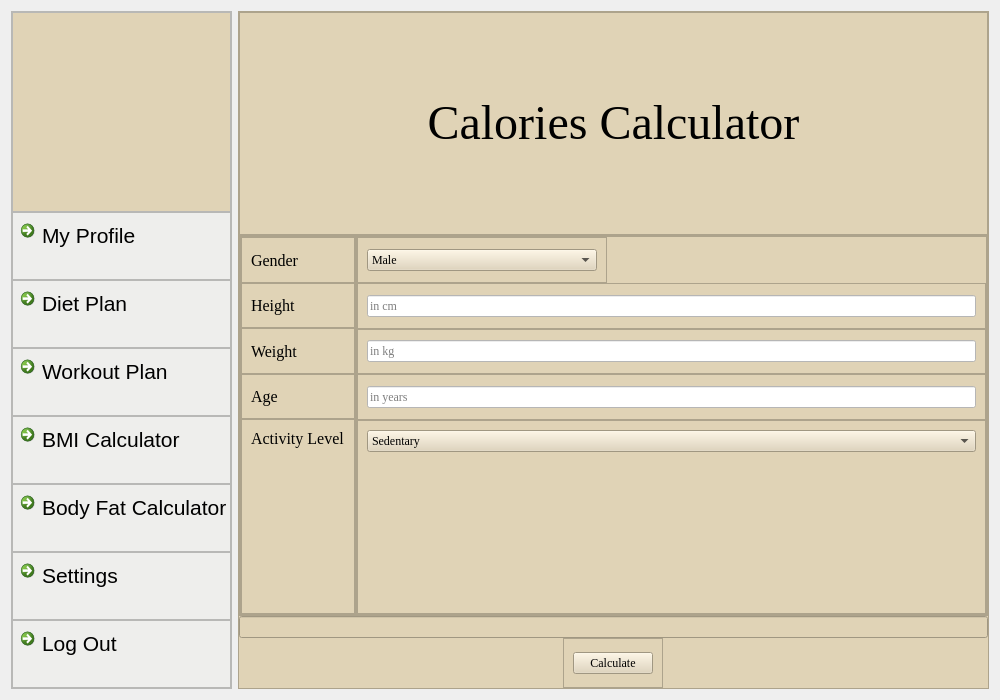
<?xml version="1.0" encoding="UTF-8"?>
<ui version="4.0">
 <class>caloriecalculator</class>
 <widget class="QDialog" name="caloriecalculator">
  <property name="geometry">
   <rect>
    <x>0</x>
    <y>0</y>
    <width>1000</width>
    <height>700</height>
   </rect>
  </property>
  <property name="windowTitle">
   <string>Dialog</string>
  </property>
  <layout class="QHBoxLayout" name="horizontalLayout">
   <item>
    <widget class="QFrame" name="frame">
     <property name="maximumSize">
      <size>
       <width>250</width>
       <height>16777215</height>
      </size>
     </property>
     <property name="styleSheet">
      <string notr="true">QMainWindow {background: #e0d3b6;}
QWidget {background: #e0d3b6;}
QFrame {background: rgb(238, 238, 236);}
QCommandLinkButton  {background:#e0d3b6;}
QLabel {background: #e0d3b6;}
QLineEdit {font: #161514;}




</string>
     </property>
     <property name="frameShape">
      <enum>QFrame::StyledPanel</enum>
     </property>
     <property name="frameShadow">
      <enum>QFrame::Raised</enum>
     </property>
     <layout class="QVBoxLayout" name="verticalLayout">
      <property name="spacing">
       <number>0</number>
      </property>
      <property name="leftMargin">
       <number>0</number>
      </property>
      <property name="topMargin">
       <number>0</number>
      </property>
      <property name="rightMargin">
       <number>0</number>
      </property>
      <property name="bottomMargin">
       <number>0</number>
      </property>
      <item>
       <widget class="QFrame" name="frame_3">
        <property name="minimumSize">
         <size>
          <width>0</width>
          <height>200</height>
         </size>
        </property>
        <property name="maximumSize">
         <size>
          <width>16777215</width>
          <height>16777215</height>
         </size>
        </property>
        <property name="frameShape">
         <enum>QFrame::StyledPanel</enum>
        </property>
        <property name="frameShadow">
         <enum>QFrame::Raised</enum>
        </property>
        <layout class="QVBoxLayout" name="verticalLayout_9">
         <property name="spacing">
          <number>0</number>
         </property>
         <property name="leftMargin">
          <number>0</number>
         </property>
         <property name="topMargin">
          <number>0</number>
         </property>
         <property name="rightMargin">
          <number>0</number>
         </property>
         <property name="bottomMargin">
          <number>0</number>
         </property>
         <item>
          <widget class="QLabel" name="label_pix">
           <property name="maximumSize">
            <size>
             <width>16777215</width>
             <height>220</height>
            </size>
           </property>
           <property name="text">
            <string/>
           </property>
           <property name="pixmap">
            <pixmap resource="image.qrc">:/img/logo</pixmap>
           </property>
           <property name="scaledContents">
            <bool>true</bool>
           </property>
          </widget>
         </item>
        </layout>
       </widget>
      </item>
      <item>
       <widget class="QFrame" name="frame_4">
        <property name="frameShape">
         <enum>QFrame::StyledPanel</enum>
        </property>
        <property name="frameShadow">
         <enum>QFrame::Raised</enum>
        </property>
        <layout class="QVBoxLayout" name="verticalLayout_2">
         <property name="spacing">
          <number>0</number>
         </property>
         <property name="leftMargin">
          <number>0</number>
         </property>
         <property name="topMargin">
          <number>0</number>
         </property>
         <property name="rightMargin">
          <number>0</number>
         </property>
         <property name="bottomMargin">
          <number>0</number>
         </property>
         <item>
          <widget class="QCommandLinkButton" name="commandLinkButton_4">
           <property name="font">
            <font>
             <family>Segoe UI</family>
             <pointsize>16</pointsize>
             <bold>false</bold>
            </font>
           </property>
           <property name="text">
            <string>My Profile</string>
           </property>
          </widget>
         </item>
        </layout>
       </widget>
      </item>
      <item>
       <widget class="QFrame" name="frame_5">
        <property name="frameShape">
         <enum>QFrame::StyledPanel</enum>
        </property>
        <property name="frameShadow">
         <enum>QFrame::Raised</enum>
        </property>
        <layout class="QVBoxLayout" name="verticalLayout_3">
         <property name="spacing">
          <number>0</number>
         </property>
         <property name="leftMargin">
          <number>0</number>
         </property>
         <property name="topMargin">
          <number>0</number>
         </property>
         <property name="rightMargin">
          <number>0</number>
         </property>
         <property name="bottomMargin">
          <number>0</number>
         </property>
         <item>
          <widget class="QCommandLinkButton" name="commandLinkButton_9">
           <property name="font">
            <font>
             <family>Segoe UI</family>
             <pointsize>16</pointsize>
             <bold>false</bold>
            </font>
           </property>
           <property name="text">
            <string>Diet Plan</string>
           </property>
          </widget>
         </item>
        </layout>
       </widget>
      </item>
      <item>
       <widget class="QFrame" name="frame_6">
        <property name="frameShape">
         <enum>QFrame::StyledPanel</enum>
        </property>
        <property name="frameShadow">
         <enum>QFrame::Raised</enum>
        </property>
        <layout class="QVBoxLayout" name="verticalLayout_4">
         <property name="spacing">
          <number>0</number>
         </property>
         <property name="leftMargin">
          <number>0</number>
         </property>
         <property name="topMargin">
          <number>0</number>
         </property>
         <property name="rightMargin">
          <number>0</number>
         </property>
         <property name="bottomMargin">
          <number>0</number>
         </property>
         <item>
          <widget class="QCommandLinkButton" name="commandLinkButton_10">
           <property name="font">
            <font>
             <family>Segoe UI</family>
             <pointsize>16</pointsize>
             <bold>false</bold>
            </font>
           </property>
           <property name="text">
            <string>Workout Plan</string>
           </property>
          </widget>
         </item>
        </layout>
       </widget>
      </item>
      <item>
       <widget class="QFrame" name="frame_7">
        <property name="frameShape">
         <enum>QFrame::StyledPanel</enum>
        </property>
        <property name="frameShadow">
         <enum>QFrame::Raised</enum>
        </property>
        <layout class="QVBoxLayout" name="verticalLayout_5">
         <property name="spacing">
          <number>0</number>
         </property>
         <property name="leftMargin">
          <number>0</number>
         </property>
         <property name="topMargin">
          <number>0</number>
         </property>
         <property name="rightMargin">
          <number>0</number>
         </property>
         <property name="bottomMargin">
          <number>0</number>
         </property>
         <item>
          <widget class="QCommandLinkButton" name="commandLinkButton_11">
           <property name="font">
            <font>
             <family>Segoe UI</family>
             <pointsize>16</pointsize>
             <bold>false</bold>
            </font>
           </property>
           <property name="text">
            <string>BMI Calculator</string>
           </property>
          </widget>
         </item>
        </layout>
       </widget>
      </item>
      <item>
       <widget class="QFrame" name="frame_8">
        <property name="frameShape">
         <enum>QFrame::StyledPanel</enum>
        </property>
        <property name="frameShadow">
         <enum>QFrame::Raised</enum>
        </property>
        <layout class="QVBoxLayout" name="verticalLayout_6">
         <property name="spacing">
          <number>0</number>
         </property>
         <property name="leftMargin">
          <number>0</number>
         </property>
         <property name="topMargin">
          <number>0</number>
         </property>
         <property name="rightMargin">
          <number>0</number>
         </property>
         <property name="bottomMargin">
          <number>0</number>
         </property>
         <item>
          <widget class="QCommandLinkButton" name="commandLinkButton_12">
           <property name="font">
            <font>
             <family>Segoe UI</family>
             <pointsize>16</pointsize>
             <bold>false</bold>
            </font>
           </property>
           <property name="text">
            <string>Body Fat Calculator</string>
           </property>
          </widget>
         </item>
        </layout>
       </widget>
      </item>
      <item>
       <widget class="QFrame" name="frame_9">
        <property name="frameShape">
         <enum>QFrame::StyledPanel</enum>
        </property>
        <property name="frameShadow">
         <enum>QFrame::Raised</enum>
        </property>
        <layout class="QVBoxLayout" name="verticalLayout_7">
         <property name="spacing">
          <number>0</number>
         </property>
         <property name="leftMargin">
          <number>0</number>
         </property>
         <property name="topMargin">
          <number>0</number>
         </property>
         <property name="rightMargin">
          <number>0</number>
         </property>
         <property name="bottomMargin">
          <number>0</number>
         </property>
         <item>
          <widget class="QCommandLinkButton" name="commandLinkButton_13">
           <property name="font">
            <font>
             <family>Segoe UI</family>
             <pointsize>16</pointsize>
             <bold>false</bold>
            </font>
           </property>
           <property name="text">
            <string>Settings</string>
           </property>
          </widget>
         </item>
        </layout>
       </widget>
      </item>
      <item>
       <widget class="QFrame" name="frame_10">
        <property name="frameShape">
         <enum>QFrame::StyledPanel</enum>
        </property>
        <property name="frameShadow">
         <enum>QFrame::Raised</enum>
        </property>
        <layout class="QVBoxLayout" name="verticalLayout_8">
         <property name="spacing">
          <number>0</number>
         </property>
         <property name="leftMargin">
          <number>0</number>
         </property>
         <property name="topMargin">
          <number>0</number>
         </property>
         <property name="rightMargin">
          <number>0</number>
         </property>
         <property name="bottomMargin">
          <number>0</number>
         </property>
         <item>
          <widget class="QCommandLinkButton" name="commandLinkButton_14">
           <property name="font">
            <font>
             <family>Segoe UI</family>
             <pointsize>16</pointsize>
             <bold>false</bold>
            </font>
           </property>
           <property name="text">
            <string>Log Out</string>
           </property>
          </widget>
         </item>
        </layout>
       </widget>
      </item>
     </layout>
    </widget>
   </item>
   <item>
    <widget class="QFrame" name="frame_2">
     <property name="minimumSize">
      <size>
       <width>0</width>
       <height>0</height>
      </size>
     </property>
     <property name="maximumSize">
      <size>
       <width>16777215</width>
       <height>16777215</height>
      </size>
     </property>
     <property name="styleSheet">
      <string notr="true">QMainWindow {background: #e0d3b6;}
QWidget {background: #e0d3b6;}
QFrame {background: #e0d3b6;}
QCommandLinkButton  {background:#e0d3b6;}
QLabel {background: #e0d3b6;}
QLineEdit {font: #161514;}




</string>
     </property>
     <property name="frameShape">
      <enum>QFrame::StyledPanel</enum>
     </property>
     <property name="frameShadow">
      <enum>QFrame::Raised</enum>
     </property>
     <layout class="QVBoxLayout" name="verticalLayout_10">
      <property name="spacing">
       <number>0</number>
      </property>
      <property name="leftMargin">
       <number>0</number>
      </property>
      <property name="topMargin">
       <number>0</number>
      </property>
      <property name="rightMargin">
       <number>0</number>
      </property>
      <property name="bottomMargin">
       <number>0</number>
      </property>
      <item>
       <widget class="QFrame" name="frame_11">
        <property name="minimumSize">
         <size>
          <width>0</width>
          <height>0</height>
         </size>
        </property>
        <property name="maximumSize">
         <size>
          <width>16777215</width>
          <height>223</height>
         </size>
        </property>
        <property name="frameShape">
         <enum>QFrame::StyledPanel</enum>
        </property>
        <property name="frameShadow">
         <enum>QFrame::Raised</enum>
        </property>
        <layout class="QHBoxLayout" name="horizontalLayout_2">
         <property name="leftMargin">
          <number>0</number>
         </property>
         <property name="topMargin">
          <number>0</number>
         </property>
         <property name="rightMargin">
          <number>0</number>
         </property>
         <property name="bottomMargin">
          <number>0</number>
         </property>
         <item>
          <widget class="QLabel" name="label">
           <property name="minimumSize">
            <size>
             <width>0</width>
             <height>0</height>
            </size>
           </property>
           <property name="maximumSize">
            <size>
             <width>16777215</width>
             <height>223</height>
            </size>
           </property>
           <property name="font">
            <font>
             <family>Times New Roman</family>
             <pointsize>18</pointsize>
            </font>
           </property>
           <property name="text">
            <string>&lt;html&gt;&lt;head/&gt;&lt;body&gt;&lt;p align=&quot;center&quot;&gt;&lt;span style=&quot; font-size:36pt;&quot;&gt;Calories Calculator&lt;/span&gt;&lt;/p&gt;&lt;/body&gt;&lt;/html&gt;</string>
           </property>
          </widget>
         </item>
        </layout>
       </widget>
      </item>
      <item>
       <widget class="QFrame" name="frame_14">
        <property name="minimumSize">
         <size>
          <width>0</width>
          <height>0</height>
         </size>
        </property>
        <property name="frameShape">
         <enum>QFrame::StyledPanel</enum>
        </property>
        <property name="frameShadow">
         <enum>QFrame::Raised</enum>
        </property>
        <layout class="QHBoxLayout" name="horizontalLayout_3">
         <property name="spacing">
          <number>0</number>
         </property>
         <property name="leftMargin">
          <number>0</number>
         </property>
         <property name="topMargin">
          <number>0</number>
         </property>
         <property name="rightMargin">
          <number>0</number>
         </property>
         <property name="bottomMargin">
          <number>0</number>
         </property>
         <item>
          <widget class="QFrame" name="frame_13">
           <property name="minimumSize">
            <size>
             <width>0</width>
             <height>0</height>
            </size>
           </property>
           <property name="maximumSize">
            <size>
             <width>16777215</width>
             <height>16777215</height>
            </size>
           </property>
           <property name="frameShape">
            <enum>QFrame::StyledPanel</enum>
           </property>
           <property name="frameShadow">
            <enum>QFrame::Raised</enum>
           </property>
           <layout class="QVBoxLayout" name="verticalLayout_11">
            <property name="spacing">
             <number>0</number>
            </property>
            <property name="leftMargin">
             <number>0</number>
            </property>
            <property name="topMargin">
             <number>0</number>
            </property>
            <property name="rightMargin">
             <number>0</number>
            </property>
            <property name="bottomMargin">
             <number>0</number>
            </property>
            <item>
             <widget class="QFrame" name="frame_15">
              <property name="minimumSize">
               <size>
                <width>0</width>
                <height>0</height>
               </size>
              </property>
              <property name="frameShape">
               <enum>QFrame::StyledPanel</enum>
              </property>
              <property name="frameShadow">
               <enum>QFrame::Raised</enum>
              </property>
              <layout class="QHBoxLayout" name="horizontalLayout_4">
               <item>
                <widget class="QLabel" name="label_2">
                 <property name="minimumSize">
                  <size>
                   <width>0</width>
                   <height>0</height>
                  </size>
                 </property>
                 <property name="font">
                  <font>
                   <family>Times New Roman</family>
                   <pointsize>12</pointsize>
                  </font>
                 </property>
                 <property name="text">
                  <string>Gender</string>
                 </property>
                </widget>
               </item>
              </layout>
             </widget>
            </item>
            <item>
             <widget class="QFrame" name="frame_19">
              <property name="minimumSize">
               <size>
                <width>0</width>
                <height>0</height>
               </size>
              </property>
              <property name="frameShape">
               <enum>QFrame::StyledPanel</enum>
              </property>
              <property name="frameShadow">
               <enum>QFrame::Raised</enum>
              </property>
              <layout class="QHBoxLayout" name="horizontalLayout_5">
               <item>
                <widget class="QLabel" name="label_3">
                 <property name="minimumSize">
                  <size>
                   <width>0</width>
                   <height>0</height>
                  </size>
                 </property>
                 <property name="font">
                  <font>
                   <family>Times New Roman</family>
                   <pointsize>12</pointsize>
                  </font>
                 </property>
                 <property name="text">
                  <string>Height</string>
                 </property>
                </widget>
               </item>
              </layout>
             </widget>
            </item>
            <item>
             <widget class="QFrame" name="frame_16">
              <property name="minimumSize">
               <size>
                <width>0</width>
                <height>0</height>
               </size>
              </property>
              <property name="frameShape">
               <enum>QFrame::StyledPanel</enum>
              </property>
              <property name="frameShadow">
               <enum>QFrame::Raised</enum>
              </property>
              <layout class="QHBoxLayout" name="horizontalLayout_6">
               <item>
                <widget class="QLabel" name="label_4">
                 <property name="minimumSize">
                  <size>
                   <width>0</width>
                   <height>0</height>
                  </size>
                 </property>
                 <property name="font">
                  <font>
                   <family>Times New Roman</family>
                   <pointsize>12</pointsize>
                  </font>
                 </property>
                 <property name="text">
                  <string>Weight</string>
                 </property>
                </widget>
               </item>
              </layout>
             </widget>
            </item>
            <item>
             <widget class="QFrame" name="frame_17">
              <property name="minimumSize">
               <size>
                <width>0</width>
                <height>0</height>
               </size>
              </property>
              <property name="frameShape">
               <enum>QFrame::StyledPanel</enum>
              </property>
              <property name="frameShadow">
               <enum>QFrame::Raised</enum>
              </property>
              <layout class="QHBoxLayout" name="horizontalLayout_7">
               <item>
                <widget class="QLabel" name="label_5">
                 <property name="minimumSize">
                  <size>
                   <width>0</width>
                   <height>0</height>
                  </size>
                 </property>
                 <property name="font">
                  <font>
                   <family>Times New Roman</family>
                   <pointsize>12</pointsize>
                  </font>
                 </property>
                 <property name="text">
                  <string>Age</string>
                 </property>
                </widget>
               </item>
              </layout>
             </widget>
            </item>
            <item alignment="Qt::AlignTop">
             <widget class="QFrame" name="frame_18">
              <property name="minimumSize">
               <size>
                <width>0</width>
                <height>195</height>
               </size>
              </property>
              <property name="frameShape">
               <enum>QFrame::StyledPanel</enum>
              </property>
              <property name="frameShadow">
               <enum>QFrame::Raised</enum>
              </property>
              <layout class="QHBoxLayout" name="horizontalLayout_12">
               <item alignment="Qt::AlignTop">
                <widget class="QLabel" name="label_6">
                 <property name="minimumSize">
                  <size>
                   <width>0</width>
                   <height>0</height>
                  </size>
                 </property>
                 <property name="font">
                  <font>
                   <family>Times New Roman</family>
                   <pointsize>12</pointsize>
                  </font>
                 </property>
                 <property name="text">
                  <string>Activity Level</string>
                 </property>
                </widget>
               </item>
              </layout>
             </widget>
            </item>
           </layout>
          </widget>
         </item>
         <item>
          <widget class="QFrame" name="frame_12">
           <property name="minimumSize">
            <size>
             <width>0</width>
             <height>0</height>
            </size>
           </property>
           <property name="maximumSize">
            <size>
             <width>16777215</width>
             <height>16777215</height>
            </size>
           </property>
           <property name="frameShape">
            <enum>QFrame::StyledPanel</enum>
           </property>
           <property name="frameShadow">
            <enum>QFrame::Raised</enum>
           </property>
           <layout class="QVBoxLayout" name="verticalLayout_12">
            <property name="spacing">
             <number>0</number>
            </property>
            <property name="leftMargin">
             <number>0</number>
            </property>
            <property name="topMargin">
             <number>0</number>
            </property>
            <property name="rightMargin">
             <number>0</number>
            </property>
            <property name="bottomMargin">
             <number>0</number>
            </property>
            <item alignment="Qt::AlignLeft">
             <widget class="QFrame" name="frame_24">
              <property name="minimumSize">
               <size>
                <width>250</width>
                <height>0</height>
               </size>
              </property>
              <property name="font">
               <font>
                <family>Times New Roman</family>
               </font>
              </property>
              <property name="frameShape">
               <enum>QFrame::StyledPanel</enum>
              </property>
              <property name="frameShadow">
               <enum>QFrame::Raised</enum>
              </property>
              <layout class="QHBoxLayout" name="horizontalLayout_8">
               <item>
                <widget class="QComboBox" name="gender">
                 <property name="font">
                  <font>
                   <family>Times New Roman</family>
                  </font>
                 </property>
                 <property name="styleSheet">
                  <string notr="true">QMainWindow {background: #e0d3b6;}
QWidget {background: #e0d3b6;}
QFrame {background: #e0d3b6;}
QCommandLinkButton  {background:#e0d3b6;}
QLabel {background: #e0d3b6;}
QLineEdit {font: #161514;}
QLineEdit {background: #ffffff;}QComboBox{background:#ffffff};</string>
                 </property>
                 <item>
                  <property name="text">
                   <string>Male</string>
                  </property>
                 </item>
                 <item>
                  <property name="text">
                   <string>Female</string>
                  </property>
                 </item>
                 <item>
                  <property name="text">
                   <string>Others</string>
                  </property>
                 </item>
                </widget>
               </item>
              </layout>
             </widget>
            </item>
            <item>
             <widget class="QFrame" name="frame_20">
              <property name="minimumSize">
               <size>
                <width>0</width>
                <height>0</height>
               </size>
              </property>
              <property name="frameShape">
               <enum>QFrame::StyledPanel</enum>
              </property>
              <property name="frameShadow">
               <enum>QFrame::Raised</enum>
              </property>
              <layout class="QHBoxLayout" name="horizontalLayout_9">
               <item>
                <widget class="QLineEdit" name="height_input">
                 <property name="minimumSize">
                  <size>
                   <width>0</width>
                   <height>0</height>
                  </size>
                 </property>
                 <property name="font">
                  <font>
                   <family>Times New Roman</family>
                   <italic>false</italic>
                   <bold>false</bold>
                  </font>
                 </property>
                 <property name="styleSheet">
                  <string notr="true">QMainWindow {background: #e0d3b6;}
QWidget {background: #e0d3b6;}
QFrame {background: #e0d3b6;}
QCommandLinkButton  {background:#e0d3b6;}
QLabel {background: #e0d3b6;}
QLineEdit {font: #161514;}
QLineEdit {background: #ffffff;}



</string>
                 </property>
                 <property name="placeholderText">
                  <string>in cm</string>
                 </property>
                </widget>
               </item>
              </layout>
             </widget>
            </item>
            <item>
             <widget class="QFrame" name="frame_23">
              <property name="minimumSize">
               <size>
                <width>0</width>
                <height>0</height>
               </size>
              </property>
              <property name="frameShape">
               <enum>QFrame::StyledPanel</enum>
              </property>
              <property name="frameShadow">
               <enum>QFrame::Raised</enum>
              </property>
              <layout class="QHBoxLayout" name="horizontalLayout_10">
               <item>
                <widget class="QLineEdit" name="weight_input">
                 <property name="minimumSize">
                  <size>
                   <width>0</width>
                   <height>0</height>
                  </size>
                 </property>
                 <property name="font">
                  <font>
                   <family>Times New Roman</family>
                   <italic>false</italic>
                   <bold>false</bold>
                  </font>
                 </property>
                 <property name="styleSheet">
                  <string notr="true">QMainWindow {background: #e0d3b6;}
QWidget {background: #e0d3b6;}
QFrame {background: #e0d3b6;}
QCommandLinkButton  {background:#e0d3b6;}
QLabel {background: #e0d3b6;}
QLineEdit {font: #161514;}
QLineEdit {background: #ffffff;}



</string>
                 </property>
                 <property name="placeholderText">
                  <string>in kg</string>
                 </property>
                </widget>
               </item>
              </layout>
             </widget>
            </item>
            <item>
             <widget class="QFrame" name="frame_22">
              <property name="minimumSize">
               <size>
                <width>0</width>
                <height>0</height>
               </size>
              </property>
              <property name="frameShape">
               <enum>QFrame::StyledPanel</enum>
              </property>
              <property name="frameShadow">
               <enum>QFrame::Raised</enum>
              </property>
              <layout class="QHBoxLayout" name="horizontalLayout_11">
               <item>
                <widget class="QLineEdit" name="age_input">
                 <property name="minimumSize">
                  <size>
                   <width>0</width>
                   <height>0</height>
                  </size>
                 </property>
                 <property name="font">
                  <font>
                   <family>Times New Roman</family>
                   <italic>false</italic>
                   <bold>false</bold>
                  </font>
                 </property>
                 <property name="styleSheet">
                  <string notr="true">QMainWindow {background: #e0d3b6;}
QWidget {background: #e0d3b6;}
QFrame {background: #e0d3b6;}
QCommandLinkButton  {background:#e0d3b6;}
QLabel {background: #e0d3b6;}
QLineEdit {font: #161514;}
QLineEdit {background: #ffffff;}



</string>
                 </property>
                 <property name="placeholderText">
                  <string>in years</string>
                 </property>
                </widget>
               </item>
              </layout>
             </widget>
            </item>
            <item alignment="Qt::AlignTop">
             <widget class="QFrame" name="frame_21">
              <property name="minimumSize">
               <size>
                <width>0</width>
                <height>194</height>
               </size>
              </property>
              <property name="frameShape">
               <enum>QFrame::StyledPanel</enum>
              </property>
              <property name="frameShadow">
               <enum>QFrame::Raised</enum>
              </property>
              <layout class="QVBoxLayout" name="verticalLayout_13">
               <item>
                <widget class="QComboBox" name="activitylevel_input">
                 <property name="font">
                  <font>
                   <family>Times New Roman</family>
                  </font>
                 </property>
                 <property name="styleSheet">
                  <string notr="true">QComboBox{background:#ffffff};</string>
                 </property>
                 <item>
                  <property name="text">
                   <string>Sedentary</string>
                  </property>
                 </item>
                 <item>
                  <property name="text">
                   <string>Light</string>
                  </property>
                 </item>
                 <item>
                  <property name="text">
                   <string>Moderate</string>
                  </property>
                 </item>
                 <item>
                  <property name="text">
                   <string>Active</string>
                  </property>
                 </item>
                 <item>
                  <property name="text">
                   <string>Very Active</string>
                  </property>
                 </item>
                 <item>
                  <property name="text">
                   <string>Extra Active</string>
                  </property>
                 </item>
                </widget>
               </item>
               <item>
                <spacer name="verticalSpacer">
                 <property name="orientation">
                  <enum>Qt::Vertical</enum>
                 </property>
                 <property name="sizeHint" stdset="0">
                  <size>
                   <width>20</width>
                   <height>40</height>
                  </size>
                 </property>
                </spacer>
               </item>
              </layout>
             </widget>
            </item>
           </layout>
          </widget>
         </item>
        </layout>
       </widget>
      </item>
      <item>
       <widget class="QLineEdit" name="lineEdit"/>
      </item>
      <item alignment="Qt::AlignHCenter">
       <widget class="QFrame" name="frame_25">
        <property name="maximumSize">
         <size>
          <width>16777215</width>
          <height>50</height>
         </size>
        </property>
        <property name="frameShape">
         <enum>QFrame::StyledPanel</enum>
        </property>
        <property name="frameShadow">
         <enum>QFrame::Raised</enum>
        </property>
        <layout class="QVBoxLayout" name="verticalLayout_14">
         <item>
          <widget class="QPushButton" name="pushButton">
           <property name="maximumSize">
            <size>
             <width>100</width>
             <height>16777215</height>
            </size>
           </property>
           <property name="font">
            <font>
             <family>Times New Roman</family>
            </font>
           </property>
           <property name="text">
            <string>Calculate</string>
           </property>
          </widget>
         </item>
        </layout>
       </widget>
      </item>
     </layout>
    </widget>
   </item>
  </layout>
 </widget>
 <resources>
  <include location="image.qrc"/>
 </resources>
 <connections/>
</ui>
